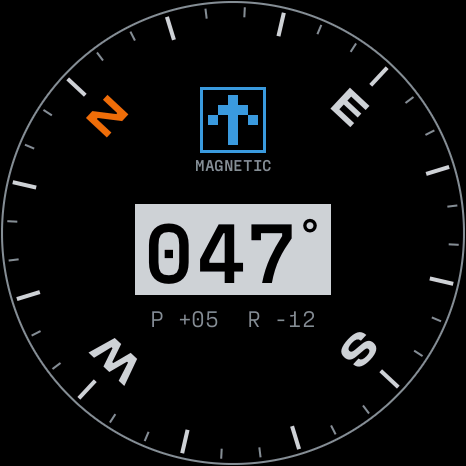
#> input picture context/design/references/firmware-captures/2026-09-25/compass-heading.png, 466 x 466 px; its folder holds 6 pictures in this run; the run also reads 2 pictures not shown here
$ python family_pass_v1.py
#> lines starting #> are read from the running program, lines starting #| are printed output that depends on the picture
### context/design/renderer/identity_f.py
"""Identity F: hairlines -> blocks -> stretched columns -> tall title, after the owner's reference.

Principles taken, not the reference's letterforms: a centre row as the axis of growth; hairlines
first; PURPLE blocks that stretch into full-height columns; a lime title that resolves tall,
with a microtext row, a halftone figure, registration marks, and a flicker before it hands
over.

OCTOWHERE-specific: the hairlines sit on the final title's stem edges, so the opening lines
are the skeleton of the word; the halftone figure is an octagon; the microtext row is real
data (version barcode, the device's own 5x5 glyphs, UTC in pixel digits, two text lines).
"""
import math
import random
import lib
lib.RECORD = False
from lib import *
from PIL import ImageChops
from identity import circle, text_mask, place, rect_mask, finish, band_word
from anim import save_gif, DT

W = 466
CY = 233
TITLE_PX = 46
TITLE_SY = 2.2          # the resting title is Shapiro stretched 2.2x tall
WORD = 'OCTOWHERE'


# ---- geometry of the final title, per letter -----------------------------------------------------------
def letter_boxes(px=TITLE_PX):
    """Ink x-ranges (panel px) of each letter of the centred title, and stem edges from column coverage."""
#> called with px = 46
    f = font('shapiro', px)
    adv_ = [f.getlength(ch) for ch in WORD]
    Wd, Hd = int(sum(adv_) + 40 * SS), int(px * SS * 2)
    whole = Image.new('L', (Wd, Hd), 0)
#> whole: PIL image 1371x368 L; every value is 0
    d = ImageDraw.Draw(whole)
    x = 20 * SS
    for ch, a in zip(WORD, adv_):
        d.text((x, px * SS * 1.4), ch, font=f, fill=255, anchor='ls')
        x += a
#> after the loop, x = 1291.2
    bb = whole.getbbox()
#> bb = (90, 122, 1280, 261)
    width = (bb[2] - bb[0]) / SS
#> width = 297.5
    left0 = 233 - width / 2
#> left0 = 84.25
    out = []
    x = 20 * SS
    for ch, a in zip(WORD, adv_):
        m = Image.new('L', (Wd, Hd), 0)
        ImageDraw.Draw(m).text((x, px * SS * 1.4), ch, font=f, fill=255, anchor='ls')
        b = m.getbbox()
        a_arr = np.array(m.crop((b[0], b[1], b[2], b[3])))
        cov = (a_arr > 128).mean(axis=0)
        stems = []
        on = False
        for i, v in enumerate(cov):
            if v > 0.8 and not on:
                start, on = i, True
            elif v <= 0.8 and on:
                stems.append((start, i)); on = False
        if on:
            stems.append((start, len(cov)))
        lx = left0 + (b[0] - bb[0]) / SS
        rx = left0 + (b[2] - bb[0]) / SS
        edges = []
        for s0, s1 in stems:
            edges += [lx + s0 / SS, lx + s1 / SS]
        if not edges:
            edges = [lx, rx]
        out.append((ch, lx, rx, edges))
        x += a
#> this loop made 9 passes
#> (b, lx, rx) on passes 1 to 8: ((90, 122, 215, 261), 84.25, 115.5), ((235, 122, 344, 261), 120.5, 147.8), ((352, 124, 466, 258), 149.8, 178.2), ((476, 122, 601, 261), 180.8, 212), ((617, 124, 787, 258), 216, 258.5), ((810, 124, 913, 258), 264.2, 290), ((949, 124, 1036, 258), 299, 320.8), ((1065, 124, 1170, 258), 328, 354.2)
#> pass 1, in letter_boxes, `a_arr = np.array(m.crop((b[0], b[1], b[2], b[3])))`:
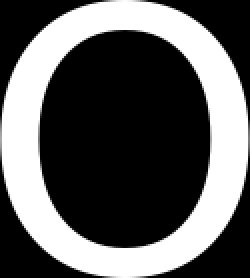
#> a_arr: shape (139, 125) (shown 2 times larger); min 0, max 255, mean 93.7
#> pass 2, in letter_boxes, `a_arr = np.array(m.crop((b[0], b[1], b[2], b[3])))`:
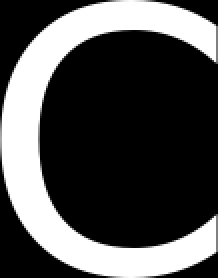
#> a_arr: shape (139, 109) (shown 2 times larger); min 0, max 255, mean 78.2
#> pass 3, in letter_boxes, `a_arr = np.array(m.crop((b[0], b[1], b[2], b[3])))`:
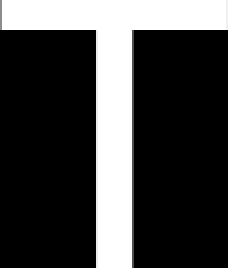
#> a_arr: shape (134, 114) (shown 2 times larger); min 0, max 255, mean 64.6
#> after the loop:
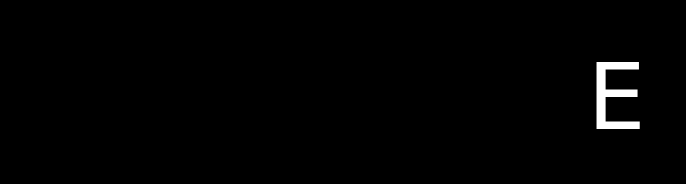
#> m: PIL image 1371x368 L (shown at 1/2 size); min 0, max 255, mean 2.7
#> after the loop, out = 9 items; start = 0; x = 1291.2
    return out


LETTERS = letter_boxes()
#> LETTERS = 9 items


# ---- pieces ---------------------------------------------------------------------------------------------
# [19 lines left out: function hairlines, not called in this run]


def centre_dots(cv):
    for x in range(150, 318, 10):
        cv.rect(x, CY - 1, x + 2, CY + 1, 'LIME')


# [18 lines left out: functions blocks, arrow_ticks, not called in this run]


def title(cv, sy, col):
    m = text_mask(WORD, 'shapiro', TITLE_PX, sy=sy)
    place(cv, m, col, 233, CY, clip=circle())


# ---- the microtext row and ornaments -------------------------------------------------------------------------
PIX = {  # 3 x 5 pixel digits
    '0': '111 101 101 101 111', '1': '010 110 010 010 111', '2': '111 001 111 100 111',
    '3': '111 001 111 001 111', '4': '101 101 111 001 001', '5': '111 100 111 001 111',
    '6': '111 100 111 101 111', '7': '111 001 010 010 010', '8': '111 101 111 101 111',
    '9': '111 101 111 001 111',
}


# [123 lines left out: functions pix_digits, glyph, barcode, micro_row, halftone_octagon, registration and 2 more, not called in this run]


TIMES = [0, 60, 120, 200, 260, 320, 380, 430, 480, 540, 700, 940]
NOTES = {
    0: 'Short LIME hairlines on the stem edges of the letters-to-be; PURPLE dashes on the outer ones',
    60: 'Hairlines grow from the centre row; the outer groups reach furthest',
    120: 'Every letter gets a PURPLE block on the centre row',
    200: 'Blocks stretch; hairlines run full height',
    260: 'Columns; arrow ticks at the centre row',
    320: 'The stretched title: the word at 14x height',
    380: 'Compresses in hard steps, 7x',
    430: '2.2x, turns LIME',
    480: 'Rest: halftone octagon, registration marks, microtext row',
    540: 'The title flickers, two frames off, 520-600 ms',
    700: 'Holds',
    940: 'Handover: the clock band, then the clock entry',
}


# [24 lines left out: function board, not called in this run]


# [11 lines that do not run on import are left out]

### context/design/renderer/identity_g.py
"""Identity G-J: four more directions after the owner's references (round 3, second batch).

G STAND BY     full PURPLE field, the band as an outlined box with checker squares, contour octagons
H SLIDING ROWS outlined rows of zone names sliding; a LIME slab lands on the device's zone, then the word
I GRID FILL    block-noise blobs, then a non-uniform grid fills cell by cell; rotated word; progress bar
J TRIANGLES    a field of half-square triangles scrolls, flips in waves and resolves into an octagon

Shared: LIME and PURPLE only (the identity's two tokens), WHITE for the band; microtext is real
data (fixture values). Every direction hands over the same way: whatever sits on the band rows
(198-317) becomes the clock band, then the clock's entry runs.
"""
import math
import random
import lib
lib.RECORD = False
from lib import *
from PIL import ImageChops, ImageFilter
from identity import circle, text_mask, finish, band_word, BAND
from identity_f import pix_digits, glyph, barcode
from anim import save_gif, DT

W = 466
_CL = {}


# [4 lines left out: function clip, not called in this run]


def mix(a, b, k):
    a, b = rgb(a), rgb(b)
    return tuple(int(round(x * (1 - k) + y * k)) for x, y in zip(a, b))


def draw(cv):
    return ImageDraw.Draw(cv.img)


def put(cv, m, col, x, y):
    """Paste a 4x mask at panel (x, y), top-left."""
    cv.img.paste(Image.new('RGB', m.size, rgb(col)), (int(round(x * SS)), int(round(y * SS))), m)


def putc(cv, m, col, cx, cy):
    put(cv, m, col, cx - m.width / SS / 2, cy - m.height / SS / 2)


def field(cv, col):
    cv.img.paste(Image.new('RGB', cv.img.size, rgb(col)), (0, 0), clip())


def outline(m, w=1.5):
    k = int(w * SS) * 2 + 1
    return ImageChops.subtract(m, m.filter(ImageFilter.MinFilter(k)))


# [5 lines left out: function frame_rect, not called in this run]


_TM = {}


# [57 lines left out: functions tm, reveal, hatch, blob_noise, paint_blobs, not called in this run]


def cross(cv, x, y, s, col, w=1):
    cv.rect(x - s, y, x + s + 1, y + w, col)
    cv.rect(x, y - s, x + w, y + s + 1, col)


# [4 lines left out: function xmark, not called in this run]


def vlabel(cv, s, face, px, col, cx, cy):
    m = tm(s, face, px).rotate(90, expand=True)
    putc(cv, m, col, cx, cy)


# =================================================================================================
# G  STAND BY
# =================================================================================================
G_PX, G_SY, G_CY = 36, 1.5, 258
G_FAINT = mix('PURPLE', 'WHITE', 0.30)
G_CROSSES = [(p[0], p[1]) for p in [(96, 120), (150, 88), (318, 104), (372, 150), (112, 356), (170, 402),
                                     (300, 372), (352, 340), (402, 170), (64, 170), (233, 70), (268, 410)]]
G_TICKS = sorted(random.Random(7).sample(range(96, 372, 4), 22))


# [11 lines left out: function g_contours, not called in this run]


G_MICRO = 'g'           # 'g' (the first version), 'in' (F's row inside the band), 'under' (F's row under it)
G_BG = 'field'          # 'field' (the first version), 'tri', 'halftone', 'blobs'


# [147 lines left out: functions g_bg, g_frow, g_checker, g_tag, g_frame, g_handover, not called in this run]


G = dict(key='G', name='STAND BY', frame=g_frame, handover=g_handover, rest=700, hero=680,
         times=[0, 20, 100, 180, 220, 280, 330, 420, 470, 560, 680, 760],
         notes={0: 'The field cuts on in PURPLE', 20: 'Flicker: one frame off (brightness, free)',
                100: 'Contour octagons stack outward, faint, drifting like slices of a scanned shape',
                180: 'The band rules draw out; checker squares slam in from the edges in three steps',
                220: 'Squares land, cropped by the circle',
                280: 'Microtext in the band; the word types in, stretched 1.5x',
                330: 'Tags, hatch bar crawling, date in pixel digits',
                420: 'Rest', 470: 'The checkers swap once',
                560: 'The word flickers: two single frames off',
                680: 'Hold', 760: 'Handover: the field cuts, the box fills WHITE, it is the band'})


# =================================================================================================
# H  SLIDING ROWS
# =================================================================================================
ZONES = ['DUBLIN', 'LISBON', 'LONDON', 'REYKJAVIK', 'OSLO', 'BERLIN', 'ATHENS', 'CAIRO', 'DUBAI',
         'KARACHI', 'DHAKA', 'TOKYO', 'SYDNEY', 'AUCKLAND', 'HONOLULU', 'DENVER', 'CHICAGO', 'LIMA', 'NUUK']
H_PX, H_SY = 26, 1.25
H_ROWS = [-4, -3, -2, 2, 3, 4]
H_PITCH = 46
_HS = {}


# [96 lines left out: functions h_strip, h_travel, h_centre, h_slab, h_micro, h_frame and 1 more, not called in this run]


H = dict(key='H', name='SLIDING ROWS', frame=h_frame, handover=h_handover, rest=720, hero=700,
         times=[0, 40, 120, 200, 300, 440, 520, 560, 620, 700, 760, 790],
         notes={0: 'Dark PURPLE block noise, reshuffled every 60 ms',
                40: 'Rows of zone names cut in from the centre outward, outlined, sliding both ways',
                120: 'Every row running; speeds grow with distance from the centre',
                200: 'Microtext clusters; a LIME slab lands on the centre row: DUBLIN, the set zone',
                300: 'Rows keep sliding under and around the slab',
                440: 'Rows decelerate to a stop',
                520: 'Stopped', 560: 'The slab types over to OCTOWHERE, widening letter by letter',
                620: 'Flicker: alternate rows drop out for two frames',
                700: 'Hold', 760: 'Handover: rows cut, the slab spreads to the edges',
                790: 'and becomes the band'})


# =================================================================================================
# I  GRID FILL
# =================================================================================================
M, GX0, GY0 = 40, 33, 38
ROWS_I = range(1, 9)                     # grid rows 1..8 = y 78..398; row 0 and 9 carry microtext and bar
RESERVED = {(1, r) for r in range(3, 7)}  # the rotated word


def i_layout(seed=5):
#> called with seed = 5
    rnd = random.Random(seed)
    used = set(RESERVED)
    cells = []

    def inside(c, r, w, h):
        for (x, y) in ((GX0 + c * M, GY0 + r * M), (GX0 + (c + w) * M, GY0 + r * M),
                       (GX0 + c * M, GY0 + (r + h) * M), (GX0 + (c + w) * M, GY0 + (r + h) * M)):
            if math.hypot(x - 233, y - 233) > 227:
                return False
        return all((c + a, r + b) not in used and 0 <= c + a < 10 and r + b in ROWS_I
                   for a in range(w) for b in range(h))

    for r in ROWS_I:
        for c in range(10):
            if (c, r) in used:
                continue
            for (w, h, p) in ((2, 2, 0.28), (2, 1, 0.22), (1, 2, 0.18), (1, 1, 1.0)):
                if rnd.random() < p and inside(c, r, w, h):
                    cells.append((c, r, w, h))
                    for a in range(w):
                        for b in range(h):
                            used.add((c + a, r + b))
                    break
    # fill order: from bottom-left to top-right, with jitter
    order = sorted(range(len(cells)), key=lambda i: (cells[i][0] - cells[i][1]) * 1.0 + rnd.random() * 5)
    rank = {i: n for n, i in enumerate(order)}
    return cells, rank


I_CELLS, I_RANK = i_layout()
ICON_GLYPHS = ['01110 11111 10001 11111 11111', '11111 10001 10101 10001 11111',   # the self-test glyphs:
               '00100 00100 11011 00100 00100', '10000 10000 10000 10000 11111',   # power, clock, touch,
               '11011 11011 11011 11111 01110', '00100 01010 10101 01010 00100']   # motion, magnet, gnss


# [78 lines left out: functions i_cell, i_frame, i_handover, not called in this run]


I = dict(key='I', name='GRID FILL', frame=i_frame, handover=i_handover, rest=700, hero=680,
         times=[0, 80, 160, 240, 320, 400, 480, 540, 580, 680, 720, 760],
         notes={0: 'Big PURPLE pixel blobs, stepping sideways',
                80: 'Blobs reshuffle every 80 ms',
                160: 'Blobs dim; a non-uniform grid drops in row by row, cells outlined',
                240: 'Cells fill: a PURPLE block first, then LIME; bottom-left to top-right',
                320: 'Big cells carry the device glyphs knocked out; the word stands in its slot',
                400: 'The bar counts the fill', 480: 'Nearly full', 540: 'Full',
                580: 'The word flickers', 680: 'Hold',
                720: 'Handover: everything off the band rows cuts', 760: 'The band'})


# =================================================================================================
# J  TRIANGLES
# =================================================================================================
TM_, TX0, TY0 = 60, -7, 18
OCT = {(2, 2): 'br', (3, 2): 'full', (4, 2): 'full', (5, 2): 'bl',
       (2, 3): 'full', (3, 3): 'full', (4, 3): 'full', (5, 3): 'full',
       (2, 4): 'full', (3, 4): 'full', (4, 4): 'full', (5, 4): 'full',
       (2, 5): 'tr', (3, 5): 'full', (4, 5): 'full', (5, 5): 'tl'}
ROT = ['bl', 'tl', 'tr', 'br']


# [9 lines left out: function tri, not called in this run]


J_FIELD = {}
_r = random.Random(9)
for _r_ in range(-1, 9):
    for _c in range(-1, 9):
        v = _r.random()
        J_FIELD[(_c, _r_)] = 'bl' if v < 0.62 else ('full' if v < 0.7 and _r_ % 3 == 0 else None)


# [61 lines left out: functions j_kind, j_frame, j_handover, not called in this run]


J = dict(key='J', name='TRIANGLES', frame=j_frame, handover=j_handover, rest=700, hero=680,
         times=[0, 100, 200, 260, 320, 380, 440, 560, 580, 680, 720, 760],
         notes={0: 'A field of PURPLE half-square triangles, some cells empty, scrolling diagonally',
                100: 'Still scrolling; pixel bits drift over it',
                200: 'Scroll stops; triangles flip 90 degrees per step in a wave from the centre',
                260: 'Cells off the octagon drop out as the wave passes',
                320: 'The octagon: four by four cells, corners cut by triangles. Rotated version tag',
                380: 'The word types in across it', 440: 'Microtext; rest', 560: 'Rest',
                580: 'The word flickers', 680: 'Hold',
                720: 'Handover: the octagon keeps its middle rows, which are the band rows',
                760: 'The rows run to the edges and become the band'})


# =================================================================================================
DIRS = [G, H, I, J]


def render(d, t):
    return d['frame'](t) if t < d['rest'] else d['handover'](t - d['rest'])


# [33 lines left out: functions board, gif, not called in this run]


# =================================================================================================
# K  FAULT (the failed start-up; not an identity direction, it goes with whichever is chosen)
# =================================================================================================
K_PART, K_GLYPH, K_N = 'MAGNET', '11011 11011 11011 11111 01110', '05'
_KS = {}


# [58 lines left out: functions k_strip, k_frame, k_render, not called in this run]


K = dict(key='K', name='FAULT, THE FAILED START-UP', times=[0, 300, 900, 1500, 2280, 2600],
         notes={0: 'The failing cell turns RED on the self-test grid, as now; held 300 ms',
                300: 'The fault screen cuts on in one frame: RED field, BLACK band',
                900: 'The part name runs through the band; the giant name drifts the other way behind',
                1500: 'The part glyph four times, dashed rules, microtext: count, part, reason, version',
                2280: 'Held 2 s in all',
                2600: 'Cut to the clock face, which runs its entry and shows its own fault states'})


def k_board(path):
    d = dict(K, frame=k_render, rest=10 ** 6, handover=None)
    board(d, path)


# [10 lines that do not run on import are left out]

### context/design/renderer/marks_frame.py
"""A second family of marks, after the owner's idea (25 Sep): an outline like an icon tile's,
surrounded by four corners and four edge lines. Octagonal symmetry, drawn in strokes.

Geometry on the 5 x 5 module grid, module m, stroke w = frame_for(m) (the icons' frame rule):
  the tile: a square outline over the inner 3 x 3 modules (1m to 4m)
  corners:  L brackets in the four corner modules, arms 1m along the outer edge
  edges:    L1 a line along the outer edge over the middle module (2m to 3m)
            L2 a tick from the outer edge inward, 0.6m long, centred on the middle module
  L3:       the outer ring as a broken octagon: eight sides, each short of its corners by a gap
Card: m = 42 (210 x 210). Row: a hand-set 15 x 15 px version, 1 px strokes.
"""
import math
import lib
lib.RECORD = False
from lib import *
from PIL import ImageChops
from identity import finish, circle

W = 466
M_CARD = 42


# [40 lines left out: function strokes, not called in this run]


# 15 x 15 px row versions, hand set: 1 = lit
ROW = {
    'L1': ['111000111000111', '100000000000001', '100000000000001', '000111111111000',
           '000100000001000', '000100000001000', '100100000001001', '100100000001001',
           '100100000001001', '000100000001000', '000100000001000', '000111111111000',
           '100000000000001', '100000000000001', '111000111000111'],
    'L2': ['111000010000111', '100000010000001', '100000000000001', '000111111111000',
           '000100000001000', '000100000001000', '000100000001000', '110100000001011',
           '000100000001000', '000100000001000', '000100000001000', '000111111111000',
           '100000000000001', '100000010000001', '111000010000111'],
    'L3': ['000011111110000', '000000000000000', '010000000000010', '100111111111001',
           '100100000001001', '100100000001001', '100100000001001', '100100000001001',
           '100100000001001', '100100000001001', '100100000001001', '100111111111001',
           '010000000000010', '000000000000000', '000011111110000'],
}


# [36 lines left out: functions row_img, mask, card, not called in this run]


# [23 lines that do not run on import are left out]


# ---- L3 staggered (25 Sep, owner): edges further out than the diagonals, and shorter -----------------
# All in px at 1x, about the centre. tile: half-size of the outline square; rd, re: apothems of the
# diagonal and edge strokes' outer faces; ld, le: their lengths. Stroke w = 11 (frame_for(42)).
STAGGER = {
    'L3a': dict(tile=52, rd=96, re=118, ld=64, le=40),
    'L3b': dict(tile=52, rd=96, re=128, ld=64, le=30),
    'L3c': dict(tile=56, rd=102, re=118, ld=72, le=40),
}


# [29 lines left out: function stagger_mask, not called in this run]


def stagger_row():
    g = [[0] * 15 for _ in range(15)]
    for k in range(6, 9):
        g[0][k] = g[14][k] = g[k][0] = g[k][14] = 1
    for (x, y) in ((1, 3), (2, 2), (3, 1)):
        for (X, Y) in ((x, y), (14 - x, y), (x, 14 - y), (14 - x, 14 - y)):
            g[Y][X] = 1
    for k in range(4, 11):
        g[4][k] = g[10][k] = g[k][4] = g[k][10] = 1
    return [''.join(map(str, r)) for r in g]


ROW['L3s'] = stagger_row()


# [46 lines left out: functions card_stagger, board_stagger, not called in this run]


# [2 lines that do not run on import are left out]


# ---- hatched centre (25 Sep, owner) --------------------------------------------------------------
import numpy as np
HATCH = dict(pitch=12, stripe=5, inset=5)     # 45 deg, rising to the right, as the identity's hatch


# [73 lines left out: functions hatch_square, hatched_mask, hatched_row, card_hatched, board_hatched, not called in this run]


# ---- corners out (25 Sep, owner, corrected): the diagonals further out than the edges, and shorter ----
STAGGER.update({
    'L3d': dict(tile=52, rd=126, re=90, ld=40, le=48),
    'L3e': dict(tile=52, rd=136, re=86, ld=30, le=56),
    'L3f': dict(tile=56, rd=124, re=98, ld=46, le=46),
})


def corners_out_row(hatch=False):
#> called with hatch = False
    g = [[0] * 15 for _ in range(15)]
    for (x, y) in ((0, 2), (1, 1), (2, 0)):                    # corners: 3 px diagonals at the extremes
        for (X, Y) in ((x, y), (14 - x, y), (x, 14 - y), (14 - x, 14 - y)):
            g[Y][X] = 1
    for k in range(6, 9):                                      # edges: 3 px, two in from the border
        g[2][k] = g[12][k] = g[k][2] = g[k][12] = 1
    for k in range(5, 10):                                     # the tile, 5 x 5
        g[5][k] = g[9][k] = g[k][5] = g[k][9] = 1
    if hatch:
        for yy in range(6, 9):
            for xx in range(6, 9):
                if (xx + yy) % 2 == 0:
                    g[yy][xx] = 1
    return [''.join(map(str, r)) for r in g]


ROW['L3o'] = corners_out_row()
ROW['L3oh'] = corners_out_row(True)


# [26 lines left out: function board_corners, not called in this run]

### context/design/renderer/concept/compass_noise.py
"""Compass texture and entry studies from the 2026-09-25 firmware captures.

Run from renderer: PYTHONPATH=. python3 concept/compass_noise.py OUTPUT_DIR
The drawn UI is taken from the captured compass states. All noise is original geometry.
"""
from pathlib import Path
import math
import random
import sys

import numpy as np
from PIL import Image, ImageDraw, ImageFilter, ImageFont

W=466
OUT=Path(sys.argv[1]).resolve() if len(sys.argv)>1 else None
CAP=Path(__file__).resolve().parents[2]/'references/firmware-captures/2026-09-25'
STATES={s:Image.open(CAP/f'compass-{s}.png').convert('RGB') for s in
        ('heading','calibrating','interference','no-data','top-edge-up')}
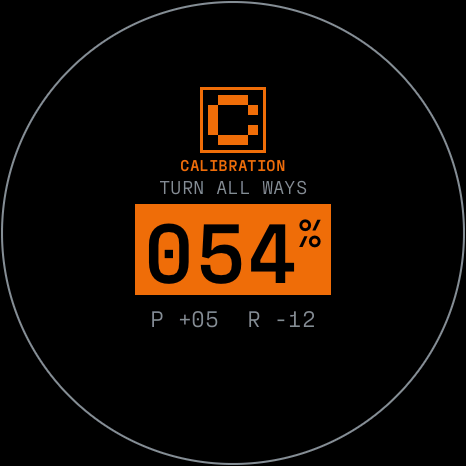
#> input picture context/design/references/firmware-captures/2026-09-25/compass-calibrating.png, 466 x 466 px
#> (the rest of the program and of its run is left out)
